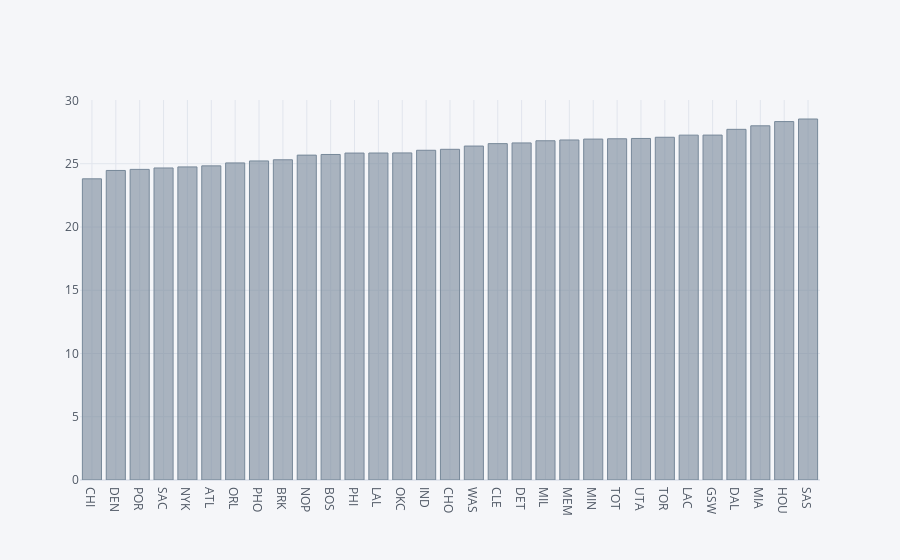

The cell this chart's notebook holds for it:
### Markdown cell above
### Average age

### Code cell
# Average age of team players
df_team = df.groupby('Tm')['Age'].agg('mean').sort_values().iplot(kind = 'bar',color = 'lightslategray')

### Figure 1 — Plotly figure (JSON) as saved in the notebook; plotly's stock layout.template omitted (floating-point values rounded to 4 significant figures)
{"data": [{"marker": {"color": "rgba(119, 136, 153, 0.6)", "line": {"color": "rgba(119, 136, 153, 1.0)", "width": 1}}, "name": "Age", "orientation": "v", "text": "", "type": "bar", "x": ["CHI", "DEN", "POR", "SAC", "NYK", "ATL", "ORL", "PHO", "BRK", "NOP", "BOS", "PHI", "LAL", "OKC", "IND", "CHO", "WAS", "CLE", "DET", "MIL", "MEM", "MIN", "TOT", "UTA", "TOR", "LAC", "GSW", "DAL", "MIA", "HOU", "SAS"], "y": [23.81, 24.47, 24.56, 24.67, 24.75, 24.83, 25.07, 25.22, 25.32, 25.68, 25.73, 25.85, 25.85, 25.86, 26.07, 26.14, 26.4, 26.59, 26.65, 26.82, 26.88, 26.95, 26.98, 27, 27.1, 27.26, 27.27, 27.72, 28, 28.33, 28.54]}], "layout": {"legend": {"bgcolor": "#F5F6F9", "font": {"color": "#4D5663"}}, "paper_bgcolor": "#F5F6F9", "plot_bgcolor": "#F5F6F9", "title": {"font": {"color": "#4D5663"}}, "xaxis": {"gridcolor": "#E1E5ED", "showgrid": true, "tickfont": {"color": "#4D5663"}, "title": {"font": {"color": "#4D5663"}, "text": ""}, "zerolinecolor": "#E1E5ED"}, "yaxis": {"gridcolor": "#E1E5ED", "showgrid": true, "tickfont": {"color": "#4D5663"}, "title": {"font": {"color": "#4D5663"}, "text": ""}, "zerolinecolor": "#E1E5ED"}}}
